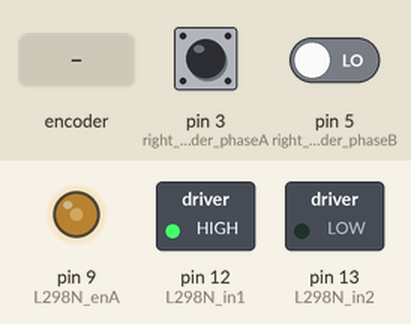
Bench run of a sketch on a simulated Arduino Uno, built with avr-gcc and run on an emulated ATmega328P. On the bench: switched loads named in the sketch (green lamp = pin HIGH), output pins drawn as LEDs (lit = HIGH). The test bench sets the inputs (shaded band); at power-on: pin 3 (right_encoder_phaseA) HIGH, pin 5 (right_encoder_phaseB) LOW. What the sketch prints to the serial monitor is not drawn.

Above: at 1.2 s.
1.3 s: rotary encoder on pin 3 (right_encoder_phaseA) / pin 5 (right_encoder_phaseB) turned 1 step (first pin leading)
Timing chart, 0 to 4.3 s (numbered marks = the images above; inputs shaded):
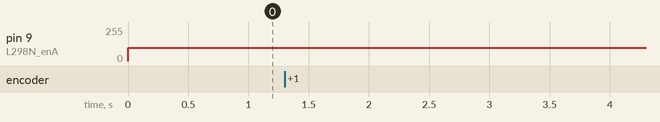

Measured:
- after the input at 1.3 s, every drawn part: stays the same

The sketch:

simple_encoder_reader.ino
```cpp
#define L298N_enA 9
#define L298N_in1 12
#define L298N_in2 13
#define right_encoder_phaseA 3
#define right_encoder_phaseB 5

unsigned int right_encoder_counter = 0;
String right_encoder_sign = "p";
double right_wheel_meas_vel = 0.0;

// 11 ticks per rev
// i = 35

void setup() {
  // put your setup code here, to run once:
  pinMode(L298N_enA, OUTPUT);
  pinMode(L298N_in1, OUTPUT);
  pinMode(L298N_in2, OUTPUT);
  pinMode(right_encoder_phaseB, INPUT);

  attachInterrupt(digitalPinToInterrupt(right_encoder_phaseA), rightEncoderCallback, RISING);

  digitalWrite(L298N_in1, HIGH);
  digitalWrite(L298N_in2, LOW);

  Serial.begin(115200);
}

void loop() {
  right_wheel_meas_vel = 10 * right_encoder_counter * (60.0/385.0) * 0.10472;
  String encoder_read = right_encoder_sign + String(right_wheel_meas_vel);
  Serial.println(encoder_read);
  analogWrite(L298N_enA, 100);

  right_encoder_counter = 0;
  delay(100);} // Execute every 100ms

void rightEncoderCallback() {
  right_encoder_counter++;
  if(digitalRead(right_encoder_phaseB) == HIGH){
    right_encoder_sign = "p";
  }
  else {
    right_encoder_sign = "n";
  }
}
```
